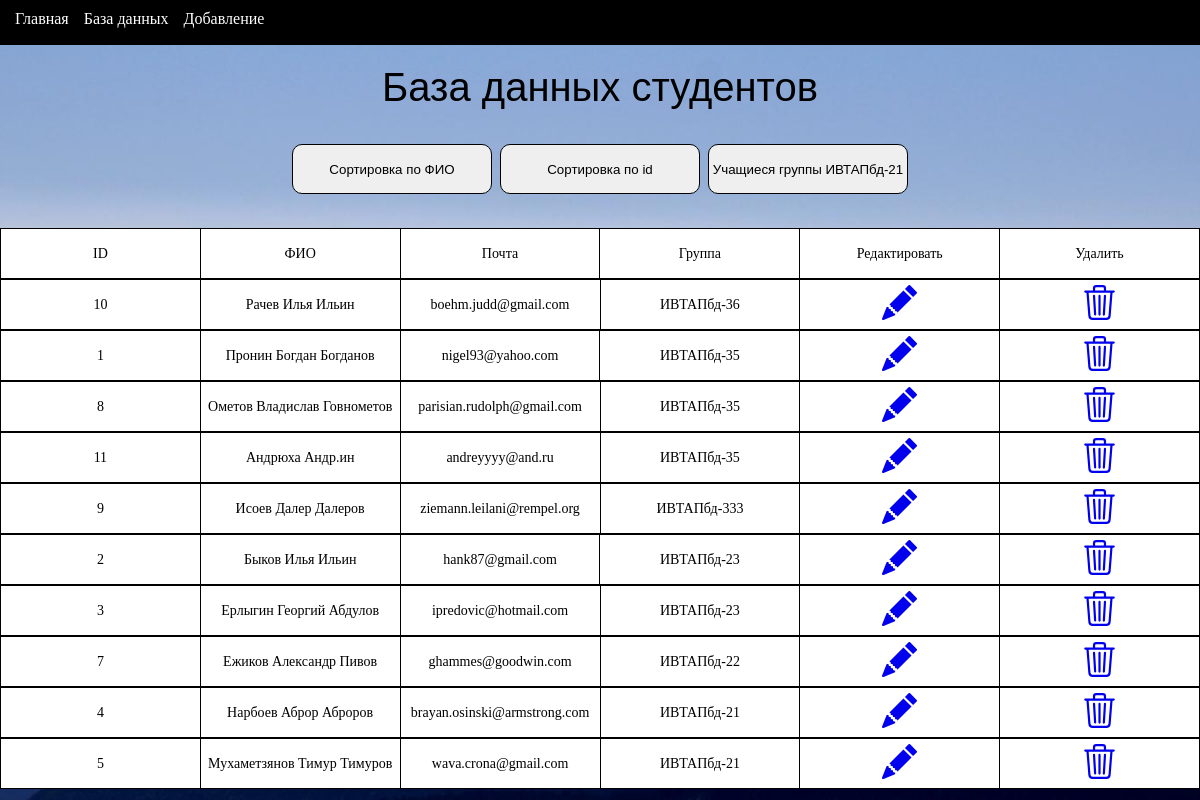
Screenshot of /info with the database file from the repository.
### main/models.py (models this page shows, shortened)
class Artslice(models.Model):
    id = models.AutoField('id', primary_key=True)
    full_name = models.CharField('ФИО', max_length=50)
    email = models.CharField('Почта', max_length=50)
    group = models.CharField('Группа', max_length=50)
    sort = models.CharField(max_length=50, default='-group', editable=False)
    class Meta:
        verbose_name = 'База данных студентов'
        verbose_name_plural = 'База данных студентов'

### main/views.py (the view)
# urls.py: path('info', views.info, name='info'),
def info(request):
    ggg = Artslice.objects.all()
    fff = []
    for i in ggg:
        fff.append(i.group)
    f = '"' + '", & group="'.join(fff) + '"'
    b = '1'
    fio = request.POST.get('fio')
    idx = request.POST.get('id')
    grp = request.POST.get('grp')
    if request.POST.get('fio'):
        b = fio
    if request.POST.get('id'):
        b = idx
    if request.POST.get('grp'):
        b = grp
    if b == '1':
        g = '-group'
        h = 'ИВТ'
    elif b == '2':
        g = "full_name"
        h = 'ИВТ'
    elif b == '3':
        g = "id"
        h = 'ИВТ'
    elif b == '4':
        g = "id"
        h = 'ИВТАПбд-21'
    db = Artslice.objects.all().order_by(g).filter(group__startswith=h)
    return render(request, 'main/info.html', {'db': db})

### main/templates/main/info.html (shortened to what this page needs)
{% extends 'main/index.html'%}
{% block body_block %}
<div class = "info" align="center">
<p>База данных студентов</p>
</div>
<div class = "contat">
    <table>
                <tr>
                    <form action="{% url 'info' %}" method="post">
                        <button class = "button" type = "submit">Сортировка по ФИО </button>
                    </form>
                    <form action="{% url 'info' %}" method="post">
                        <button class = "button" id = "id"  >Сортировка по id</button>
                    </form>
                    <form action="{% url 'info' %}" method="post">
                        <button class = "button" id = "grp" >Учащиеся группы ИВТАПбд-21</button>
                    </form>
                </tr>
    </table>
    </div>
    <div class = "alert alert-warning" align="center">
        <table>
                <tr>
                    <td>ID</td>
                    <td>ФИО</td>
                    <td>Почта</td>
                    <td>Группа</td>
                    <td>Редактировать</td>
                    <td>Удалить</td>
                    </tr>
            </table>
    </div>
    {% for i in db%}
        <div class = "alert alert-warning" align="center">
            <table>
                <tr>
            <td>{{ i.id }}</td>
            <td>{{ i.full_name }}</td>
            <td>{{ i.email }}</td>
            <td>{{ i.group }}</td>
            <td><a href = "{% url 'redact' i.id%}">
            </a></td>
            <td><a href = "{% url 'delete' i.id%}">
            </a></td>
                </tr>
            </table>
        </div>
    {%endfor%}
{% endblock %}

### main/templates/main/index.html (shortened to what this page needs)
<!doctype html>
<html lang="en">
{% load static %}
<head>
    <link rel="stylesheet"  href="{% static 'main/css/index.css' %}">
</head>
<body>
<div class="links">
        <header id="header">
            <div class="link-container">
                <div class="pages">
                    <a class="menu1" href="{% url 'main' %}">Главная</a>
                    <a class="menu1" href="{% url 'info' %}">База данных</a>
                    <a class="menu1" href="{% url 'add' %}">Добавление</a>
                </div>
            </div>
            </header>
</div>
{% block body_block %}{% endblock %}
</body>
</html>

### main/static/main/css/index.css (style rules this page uses)
* { padding: 0px; margin: 0; border: 0; }
*,*:before,*:after { -moz-box-sizing: border-box; -webkit-box-sizing: border-box; box-sizing: border-box; }
html { font-family: 'Kaushan Script', cursive;; height: 100%; width: 100%; font-size: 100%; font-size: 14px; -ms-text-size-adjust: 100%; -moz-text-size-adjust: 100%; -webkit-text-size-adjust: 100%; background-image: url(../img/1.jpg); background-repeat: no-repeat; background-position: center center; background-attachment: fixed; background-size: cover; }
button { cursor: pointer; }
a, a:visited { text-decoration: none; }
body { font-family: Montserrat; }
.links { max-width: 1800px; margin: 0 auto; position: sticky; top: 0; }
.link-container { display: flex; justify-content: space-between; width: 100%; font-family: Montserrat; background-color:black; height:45px; }
.pages { display: flex; }
.menu1 { font-family: 'Kaushan Script', cursive;; margin-left: 15px; display: flex; justify-content: center; align-items: center; height: 38px; color: white; background-color: transparent; background-repeat: no-repeat; cursor: pointer; font-size: 16px; }
.info { margin:20px; font-size:40px; font-family:sans-serif; }
.alert-warning { display: flex; align-items: center; flex-direction: column; }
td, .td { text-align:center; width:200px; border: 1px solid black; height:50px; background-color:white; }
table { border-collapse: collapse; }
.contat { display: flex; align-items: center; flex-direction: inherit; margin: 30px; justify-content: center; }
.button { text-align:center; width:200px; border: 1px solid black; height:50px; color:black; border-radius:10px; margin:4px; }
form { display: flex; flex-direction: column; color:#ffffff; margin-top: -200px; }

### rows the page displays
Artslice: id "10", full_name "Рачев Илья Ильин", email "boehm.judd@gmail.com", group "ИВТАПбд-36"
Artslice: id "1", full_name "Пронин Богдан Богданов", email "nigel93@yahoo.com", group "ИВТАПбд-35"
Artslice: id "8", full_name "Ометов Владислав Говнометов", email "parisian.rudolph@gmail.com", group "ИВТАПбд-35"
Artslice: id "11", full_name "Андрюха Андр.ин", email "andreyyyy@and.ru", group "ИВТАПбд-35"
Artslice: id "9", full_name "Исоев Далер Далеров", email "ziemann.leilani@rempel.org", group "ИВТАПбд-333"
Artslice: id "2", full_name "Быков Илья Ильин", email "hank87@gmail.com", group "ИВТАПбд-23"
Artslice: id "3", full_name "Ерлыгин Георгий Абдулов", email "ipredovic@hotmail.com", group "ИВТАПбд-23"
Artslice: id "7", full_name "Ежиков Александр Пивов", email "ghammes@goodwin.com", group "ИВТАПбд-22"
Artslice: id "4", full_name "Нарбоев Аброр Аброров", email "brayan.osinski@armstrong.com", group "ИВТАПбд-21"
Artslice: id "5", full_name "Мухаметзянов Тимур Тимуров", email "wava.crona@gmail.com", group "ИВТАПбд-21"
